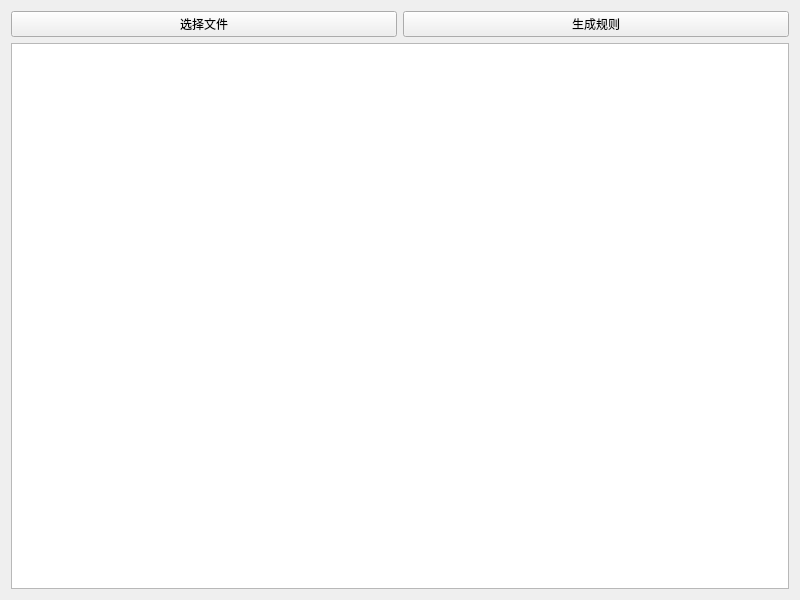
<?xml version="1.0" encoding="UTF-8"?>
<ui version="4.0">
 <class>Widget</class>
 <widget class="QWidget" name="Widget">
  <property name="geometry">
   <rect>
    <x>0</x>
    <y>0</y>
    <width>800</width>
    <height>600</height>
   </rect>
  </property>
  <property name="windowTitle">
   <string>日志生成SELinux规则 V1.0.1</string>
  </property>
  <layout class="QVBoxLayout" name="verticalLayout">
   <item>
    <layout class="QHBoxLayout" name="horizontalLayout">
     <item>
      <widget class="QPushButton" name="btnSelect">
       <property name="text">
        <string>选择文件</string>
       </property>
      </widget>
     </item>
     <item>
      <widget class="QPushButton" name="btnGen">
       <property name="text">
        <string>生成规则</string>
       </property>
      </widget>
     </item>
    </layout>
   </item>
   <item>
    <layout class="QVBoxLayout" name="verticalLayout_2">
     <item>
      <widget class="QTextBrowser" name="sllowShow"/>
     </item>
    </layout>
   </item>
  </layout>
 </widget>
 <resources/>
 <connections/>
</ui>
